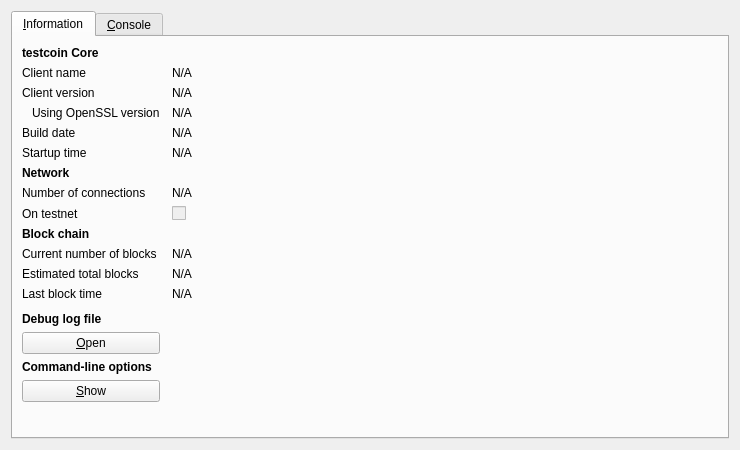
<?xml version="1.0" encoding="UTF-8"?>
<ui version="4.0">
 <class>RPCConsole</class>
 <widget class="QDialog" name="RPCConsole">
  <property name="geometry">
   <rect>
    <x>0</x>
    <y>0</y>
    <width>740</width>
    <height>450</height>
   </rect>
  </property>
  <property name="windowTitle">
   <string>testcoin - Debug window</string>
  </property>
  <layout class="QVBoxLayout" name="verticalLayout_2">
   <item>
    <widget class="QTabWidget" name="tabWidget">
     <property name="currentIndex">
      <number>0</number>
     </property>
     <widget class="QWidget" name="tab_info">
      <attribute name="title">
       <string>&amp;Information</string>
      </attribute>
      <layout class="QGridLayout" name="gridLayout" columnstretch="0,1">
       <property name="horizontalSpacing">
        <number>12</number>
       </property>
       <item row="0" column="0">
        <widget class="QLabel" name="label_9">
         <property name="font">
          <font>
           <weight>75</weight>
           <bold>true</bold>
          </font>
         </property>
         <property name="text">
          <string>testcoin Core</string>
         </property>
        </widget>
       </item>
       <item row="1" column="0">
        <widget class="QLabel" name="label_5">
         <property name="text">
          <string>Client name</string>
         </property>
        </widget>
       </item>
       <item row="1" column="1">
        <widget class="QLabel" name="clientName">
         <property name="cursor">
          <cursorShape>IBeamCursor</cursorShape>
         </property>
         <property name="text">
          <string>N/A</string>
         </property>
         <property name="textFormat">
          <enum>Qt::PlainText</enum>
         </property>
         <property name="textInteractionFlags">
          <set>Qt::LinksAccessibleByMouse|Qt::TextSelectableByKeyboard|Qt::TextSelectableByMouse</set>
         </property>
        </widget>
       </item>
       <item row="2" column="0">
        <widget class="QLabel" name="label_6">
         <property name="text">
          <string>Client version</string>
         </property>
        </widget>
       </item>
       <item row="2" column="1">
        <widget class="QLabel" name="clientVersion">
         <property name="cursor">
          <cursorShape>IBeamCursor</cursorShape>
         </property>
         <property name="text">
          <string>N/A</string>
         </property>
         <property name="textFormat">
          <enum>Qt::PlainText</enum>
         </property>
         <property name="textInteractionFlags">
          <set>Qt::LinksAccessibleByMouse|Qt::TextSelectableByKeyboard|Qt::TextSelectableByMouse</set>
         </property>
        </widget>
       </item>
       <item row="3" column="0">
        <widget class="QLabel" name="label_14">
         <property name="text">
          <string>Using OpenSSL version</string>
         </property>
         <property name="indent">
          <number>10</number>
         </property>
        </widget>
       </item>
       <item row="3" column="1">
        <widget class="QLabel" name="openSSLVersion">
         <property name="cursor">
          <cursorShape>IBeamCursor</cursorShape>
         </property>
         <property name="text">
          <string>N/A</string>
         </property>
         <property name="textFormat">
          <enum>Qt::PlainText</enum>
         </property>
         <property name="textInteractionFlags">
          <set>Qt::LinksAccessibleByMouse|Qt::TextSelectableByKeyboard|Qt::TextSelectableByMouse</set>
         </property>
        </widget>
       </item>
       <item row="4" column="0">
        <widget class="QLabel" name="label_12">
         <property name="text">
          <string>Build date</string>
         </property>
        </widget>
       </item>
       <item row="4" column="1">
        <widget class="QLabel" name="buildDate">
         <property name="cursor">
          <cursorShape>IBeamCursor</cursorShape>
         </property>
         <property name="text">
          <string>N/A</string>
         </property>
         <property name="textFormat">
          <enum>Qt::PlainText</enum>
         </property>
         <property name="textInteractionFlags">
          <set>Qt::LinksAccessibleByMouse|Qt::TextSelectableByKeyboard|Qt::TextSelectableByMouse</set>
         </property>
        </widget>
       </item>
       <item row="5" column="0">
        <widget class="QLabel" name="label_13">
         <property name="text">
          <string>Startup time</string>
         </property>
        </widget>
       </item>
       <item row="5" column="1">
        <widget class="QLabel" name="startupTime">
         <property name="cursor">
          <cursorShape>IBeamCursor</cursorShape>
         </property>
         <property name="text">
          <string>N/A</string>
         </property>
         <property name="textFormat">
          <enum>Qt::PlainText</enum>
         </property>
         <property name="textInteractionFlags">
          <set>Qt::LinksAccessibleByMouse|Qt::TextSelectableByKeyboard|Qt::TextSelectableByMouse</set>
         </property>
        </widget>
       </item>
       <item row="6" column="0">
        <widget class="QLabel" name="label_11">
         <property name="font">
          <font>
           <weight>75</weight>
           <bold>true</bold>
          </font>
         </property>
         <property name="text">
          <string>Network</string>
         </property>
        </widget>
       </item>
       <item row="7" column="0">
        <widget class="QLabel" name="label_7">
         <property name="text">
          <string>Number of connections</string>
         </property>
        </widget>
       </item>
       <item row="7" column="1">
        <widget class="QLabel" name="numberOfConnections">
         <property name="cursor">
          <cursorShape>IBeamCursor</cursorShape>
         </property>
         <property name="text">
          <string>N/A</string>
         </property>
         <property name="textFormat">
          <enum>Qt::PlainText</enum>
         </property>
         <property name="textInteractionFlags">
          <set>Qt::LinksAccessibleByMouse|Qt::TextSelectableByKeyboard|Qt::TextSelectableByMouse</set>
         </property>
        </widget>
       </item>
       <item row="8" column="0">
        <widget class="QLabel" name="label_8">
         <property name="text">
          <string>On testnet</string>
         </property>
        </widget>
       </item>
       <item row="8" column="1">
        <widget class="QCheckBox" name="isTestNet">
         <property name="enabled">
          <bool>false</bool>
         </property>
         <property name="text">
          <string/>
         </property>
        </widget>
       </item>
       <item row="9" column="0">
        <widget class="QLabel" name="label_10">
         <property name="font">
          <font>
           <weight>75</weight>
           <bold>true</bold>
          </font>
         </property>
         <property name="text">
          <string>Block chain</string>
         </property>
        </widget>
       </item>
       <item row="10" column="0">
        <widget class="QLabel" name="label_3">
         <property name="text">
          <string>Current number of blocks</string>
         </property>
        </widget>
       </item>
       <item row="10" column="1">
        <widget class="QLabel" name="numberOfBlocks">
         <property name="cursor">
          <cursorShape>IBeamCursor</cursorShape>
         </property>
         <property name="text">
          <string>N/A</string>
         </property>
         <property name="textFormat">
          <enum>Qt::PlainText</enum>
         </property>
         <property name="textInteractionFlags">
          <set>Qt::LinksAccessibleByMouse|Qt::TextSelectableByKeyboard|Qt::TextSelectableByMouse</set>
         </property>
        </widget>
       </item>
       <item row="11" column="0">
        <widget class="QLabel" name="label_4">
         <property name="text">
          <string>Estimated total blocks</string>
         </property>
        </widget>
       </item>
       <item row="11" column="1">
        <widget class="QLabel" name="totalBlocks">
         <property name="cursor">
          <cursorShape>IBeamCursor</cursorShape>
         </property>
         <property name="text">
          <string>N/A</string>
         </property>
         <property name="textFormat">
          <enum>Qt::PlainText</enum>
         </property>
         <property name="textInteractionFlags">
          <set>Qt::LinksAccessibleByMouse|Qt::TextSelectableByKeyboard|Qt::TextSelectableByMouse</set>
         </property>
        </widget>
       </item>
       <item row="12" column="0">
        <widget class="QLabel" name="label_2">
         <property name="text">
          <string>Last block time</string>
         </property>
        </widget>
       </item>
       <item row="12" column="1">
        <widget class="QLabel" name="lastBlockTime">
         <property name="cursor">
          <cursorShape>IBeamCursor</cursorShape>
         </property>
         <property name="text">
          <string>N/A</string>
         </property>
         <property name="textFormat">
          <enum>Qt::PlainText</enum>
         </property>
         <property name="textInteractionFlags">
          <set>Qt::LinksAccessibleByMouse|Qt::TextSelectableByKeyboard|Qt::TextSelectableByMouse</set>
         </property>
        </widget>
       </item>
       <item row="13" column="0">
        <spacer name="verticalSpacer_2">
         <property name="orientation">
          <enum>Qt::Vertical</enum>
         </property>
         <property name="sizeHint" stdset="0">
          <size>
           <width>20</width>
           <height>20</height>
          </size>
         </property>
        </spacer>
       </item>
       <item row="14" column="0">
        <widget class="QLabel" name="labelDebugLogfile">
         <property name="font">
          <font>
           <weight>75</weight>
           <bold>true</bold>
          </font>
         </property>
         <property name="text">
          <string>Debug log file</string>
         </property>
        </widget>
       </item>
       <item row="15" column="0">
        <widget class="QPushButton" name="openDebugLogfileButton">
         <property name="toolTip">
          <string>Open the testcoin debug log file from the current data directory. This can take a few seconds for large log files.</string>
         </property>
         <property name="text">
          <string>&amp;Open</string>
         </property>
         <property name="autoDefault">
          <bool>false</bool>
         </property>
        </widget>
       </item>
       <item row="16" column="0">
        <widget class="QLabel" name="labelCLOptions">
         <property name="font">
          <font>
           <weight>75</weight>
           <bold>true</bold>
          </font>
         </property>
         <property name="text">
          <string>Command-line options</string>
         </property>
        </widget>
       </item>
       <item row="17" column="0">
        <widget class="QPushButton" name="showCLOptionsButton">
         <property name="toolTip">
          <string>Show the testcoin-Qt help message to get a list with possible testcoin command-line options.</string>
         </property>
         <property name="text">
          <string>&amp;Show</string>
         </property>
         <property name="autoDefault">
          <bool>false</bool>
         </property>
        </widget>
       </item>
       <item row="18" column="0">
        <spacer name="verticalSpacer">
         <property name="orientation">
          <enum>Qt::Vertical</enum>
         </property>
         <property name="sizeHint" stdset="0">
          <size>
           <width>20</width>
           <height>40</height>
          </size>
         </property>
        </spacer>
       </item>
      </layout>
     </widget>
     <widget class="QWidget" name="tab_console">
      <attribute name="title">
       <string>&amp;Console</string>
      </attribute>
      <layout class="QVBoxLayout" name="verticalLayout_3">
       <property name="spacing">
        <number>3</number>
       </property>
       <item>
        <widget class="QTextEdit" name="messagesWidget">
         <property name="minimumSize">
          <size>
           <width>0</width>
           <height>100</height>
          </size>
         </property>
         <property name="readOnly">
          <bool>true</bool>
         </property>
         <property name="tabKeyNavigation" stdset="0">
          <bool>false</bool>
         </property>
         <property name="columnCount" stdset="0">
          <number>2</number>
         </property>
        </widget>
       </item>
       <item>
        <layout class="QHBoxLayout" name="horizontalLayout">
         <property name="spacing">
          <number>3</number>
         </property>
         <item>
          <widget class="QLabel" name="label">
           <property name="text">
            <string notr="true">&gt;</string>
           </property>
          </widget>
         </item>
         <item>
          <widget class="QLineEdit" name="lineEdit"/>
         </item>
         <item>
          <widget class="QPushButton" name="clearButton">
           <property name="maximumSize">
            <size>
             <width>24</width>
             <height>24</height>
            </size>
           </property>
           <property name="toolTip">
            <string>Clear console</string>
           </property>
           <property name="text">
            <string/>
           </property>
           <property name="icon">
            <iconset resource="../bitcoin.qrc">
             <normaloff>:/icons/remove</normaloff>:/icons/remove</iconset>
           </property>
           <property name="shortcut">
            <string notr="true">Ctrl+L</string>
           </property>
           <property name="autoDefault">
            <bool>false</bool>
           </property>
          </widget>
         </item>
        </layout>
       </item>
      </layout>
     </widget>
    </widget>
   </item>
  </layout>
 </widget>
 <resources>
  <include location="../bitcoin.qrc"/>
 </resources>
 <connections/>
</ui>
